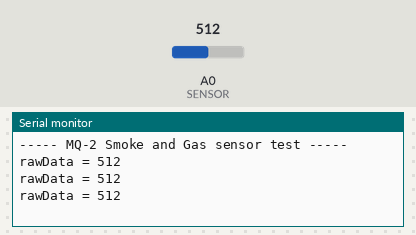
Simulated run of this sketch. Board: Arduino Uno, built with avr-gcc and run on an emulated ATmega328P. Shown: the last lines printed to the serial monitor. The test bench sets the inputs (shaded band); at power-on: A0 (SENSOR) = 512.

Above: at 1.3 s.
1.4 s: A0 (SENSOR) set to 716
At 1.9 s:
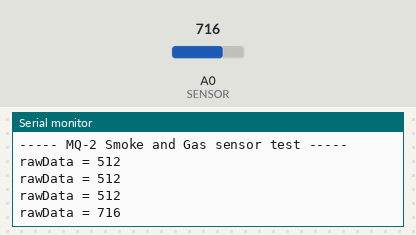
2.9 s: A0 (SENSOR) set to 900
At 3.4 s:
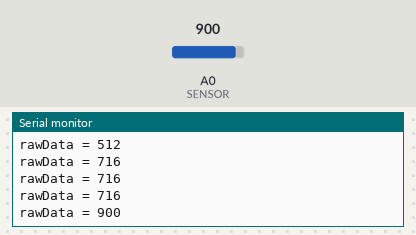
Timing chart, 0 to 5.9 s (numbered marks = the images above; inputs shaded):
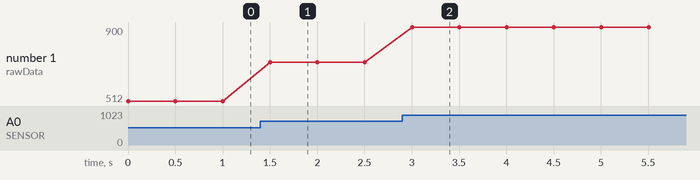

The sketch:

MQ2_sensor_simple.ino
```cpp
#define SENSOR      A0
#define TIME_DELAY  500

void setup ()
{
  Serial.begin(115200);
  Serial.println("----- MQ-2 Smoke and Gas sensor test -----" );
}

void loop ()
{
    Serial.print("rawData = ");
    Serial.println(analogRead(SENSOR));

    delay(TIME_DELAY);
}
```

Measured:
- after the input at 1.4 s, the serial monitor: prints a new line after 0.10 s (image 1)
- after the input at 2.9 s, the serial monitor: prints a new line after 0.10 s (image 2)
- plotted number 1: 512 → 716 after the input at 1.4 s, 716 → 900 after the input at 2.9 s
